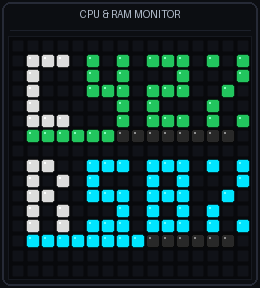
#> input picture assets/screenshots/sysmon.png, 260 x 288 px, given in place of clock.png, which was not available
$ python generate_previews.py
#> lines starting #> are read from the running program, lines starting #| are printed output that depends on the picture
#!/usr/bin/env python3
import os
from collections import deque
import numpy as np
from PIL import Image, ImageDraw, ImageFilter

def render_led_display(img_16x16, cell_size=9, margin=6, title=None, subtitle=None):
    """
    Renders a 16x16 PIL Image into a physical retro Ditoo LED grid card.
    """
    grid_w = 16 * cell_size
    grid_h = 16 * cell_size
    header_h = 24 if title else 0
    footer_h = 24 if subtitle else 0

    total_w = grid_w + 2 * margin
    total_h = grid_h + 2 * margin + header_h + footer_h

    card = Image.new("RGBA", (total_w, total_h), (12, 14, 18, 255))
    draw = ImageDraw.Draw(card)

    # Outer rounded bezel
    draw.rounded_rectangle(
        [1, 1, total_w - 2, total_h - 2],
        radius=7,
        fill=(14, 16, 21, 255),
        outline=(34, 38, 48, 255),
        width=1
    )

    # Optional top header
    if title:
        draw.text((total_w // 2, 12), title, fill=(200, 210, 225, 255), anchor="mm")
        draw.line([margin + 2, header_h, total_w - margin - 2, header_h], fill=(26, 30, 40, 255), width=1)

    # Reentrant bezel around LED matrix
    grid_top = margin + header_h
    draw.rectangle(
        [margin - 2, grid_top - 2, margin + grid_w + 1, grid_top + grid_h + 1],
        fill=(8, 9, 12, 255),
        outline=(22, 25, 32, 255),
        width=1
    )

    rgb_im = img_16x16.convert("RGB")
    for y in range(16):
        for x in range(16):
            r, g, b = rgb_im.getpixel((x, y))
            px = margin + x * cell_size
            py = grid_top + y * cell_size

            if r == 0 and g == 0 and b == 0:
                # Inactive LED cell
                draw.rounded_rectangle(
                    [px + 1, py + 1, px + cell_size - 1, py + cell_size - 1],
                    radius=2,
                    fill=(16, 18, 24, 255),
                    outline=(11, 12, 16, 255),
                    width=1
                )
            else:
                # Glowing LED halo
                draw.rounded_rectangle(
                    [px, py, px + cell_size, py + cell_size],
                    radius=3,
                    fill=(r // 4, g // 4, b // 4, 255)
                )
                # LED core
                draw.rounded_rectangle(
                    [px + 1, py + 1, px + cell_size - 1, py + cell_size - 1],
                    radius=2,
                    fill=(r, g, b, 255)
                )
                # Specular dome highlight
                hl_r = min(255, r + 90)
                hl_g = min(255, g + 90)
                hl_b = min(255, b + 90)
                draw.rectangle(
                    [px + 3, py + 3, px + 4, py + 4],
                    fill=(hl_r, hl_g, hl_b, 220)
                )

    # Optional bottom subtitle
    if subtitle:
        footer_top = grid_top + grid_h + margin
        draw.line([margin + 2, footer_top - 1, total_w - margin - 2, footer_top - 1], fill=(26, 30, 40, 255), width=1)
        draw.text((total_w // 2, footer_top + 10), subtitle, fill=(120, 140, 165, 255), anchor="mm")

    return card

def generate_transparent_device():
    """Converts raw Ditoo Pro device photo into transparent PNG with soft ground shadow."""
    raw_path = "assets/screenshots/ditoo_device_transparent.png"
    if not os.path.exists(raw_path):
        return

    im = Image.open(raw_path).convert("RGBA")
    alpha = np.array(im)[:, :, 3]
    y_indices, x_indices = np.where(alpha > 10)
    x0, x1 = x_indices.min(), x_indices.max()
    y0, y1 = y_indices.min(), y_indices.max()

    cropped = im.crop((x0, y0, x1, y1))
    target_h = 260
    target_w = int(cropped.width * (target_h / cropped.height))
    resized = cropped.resize((target_w, target_h), Image.Resampling.LANCZOS)

    canvas_w = target_w + 40
    canvas_h = target_h + 30
    canvas = Image.new("RGBA", (canvas_w, canvas_h), (0, 0, 0, 0))

    shadow_layer = Image.new("RGBA", (canvas_w, canvas_h), (0, 0, 0, 0))
    s_draw = ImageDraw.Draw(shadow_layer)
    s_draw.ellipse([20, canvas_h - 25, canvas_w - 20, canvas_h - 5], fill=(0, 0, 0, 110))
    shadow_layer = shadow_layer.filter(ImageFilter.GaussianBlur(radius=6))

    canvas.paste(shadow_layer, (0, 0), shadow_layer)
    canvas.paste(resized, (20, 10), resized)
    canvas.save("assets/screenshots/ditoo_device.png", "PNG", optimize=True)

def main():
    os.makedirs("assets/screenshots", exist_ok=True)
    generate_transparent_device()

    card_cell = 9
    card_margin = 6
    card_w = 16 * card_cell + 2 * card_margin # 156
    gap_x = 12
    margin_x = 12
    margin_y = 12
    cols = 4

    # 1. Generate 4-screen live display banner (screens_showcase.png)
    screens = [
        ("target/screens/clock.png", "Native Clock", "Emerald Green RTC"),
        ("target/screens/sysmon.png", "CPU & RAM Mon", "C 42% | R 58%"),
        ("target/screens/battery.png", "Laptop Battery", "85% Charging ⚡"),
        ("target/screens/disk_warning.png", "Disk Warning", "88% Storage Alert"),
    ]

    card_h_screen = 16 * card_cell + 2 * card_margin + 24 + 24 # 204
    total_w = cols * card_w + (cols + 1) * gap_x # 684
    total_h_screen = card_h_screen + 2 * margin_y # 228

    screens_banner = Image.new("RGBA", (total_w, total_h_screen), (9, 10, 13, 255))
    sb_draw = ImageDraw.Draw(screens_banner)
    sb_draw.rounded_rectangle(
        [1, 1, total_w - 2, total_h_screen - 2],
        radius=10,
        fill=(11, 12, 16, 255),
        outline=(26, 30, 40, 255),
        width=1
    )

    for idx, (path, title, subtitle) in enumerate(screens):
        im = Image.open(path)
#> im is the input picture: PIL image 260x288 RGBA; mean R, G, B, A 22.5, 52.4, 51, 254.9
        card = render_led_display(im, cell_size=card_cell, margin=card_margin, title=title, subtitle=subtitle)
#> in render_led_display, `card = Image.new("RGBA", (total_w, total_h), (12, 14, 18, 255))`:
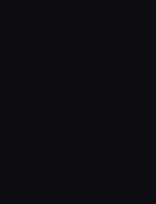
#> card: PIL image 156x204 RGBA; mean R, G, B, A 12, 14, 18, 255
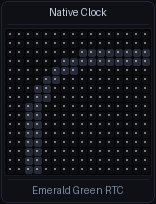
#> card: PIL image 156x204 RGBA; mean R, G, B, A 18.5, 20.6, 25.5, 253.9; transparent parts drawn white
        x_off = gap_x + idx * (card_w + gap_x)
        screens_banner.paste(card, (x_off, margin_y))
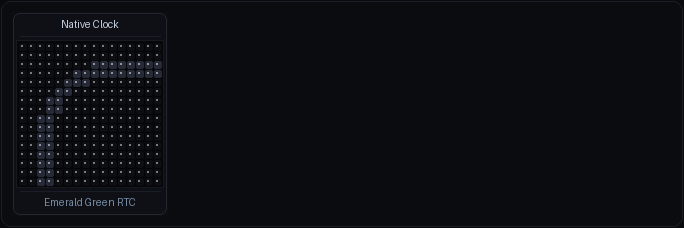
#> screens_banner: PIL image 684x228 RGBA; mean R, G, B, A 12.7, 13.9, 18.2, 254.8; transparent parts drawn white
#> pass 3 of the loop in main, `for idx, (path, title, subtitle) in enumerate(screens):`:
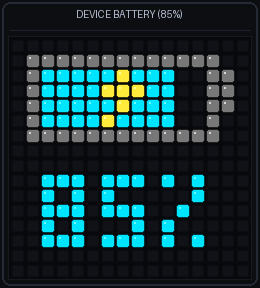
#> input picture assets/screenshots/battery.png, 260 x 288 px, found by its file name
#> in main, im is the input picture: PIL image 260x288 RGBA; mean R, G, B, A 22.8, 51.8, 56.2, 254.9
#> in main, `card = render_led_display(im, cell_size=card_cell, margin=card_margin,..`:
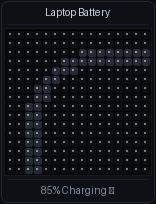
#> card: PIL image 156x204 RGBA; mean R, G, B, A 18.6, 20.7, 25.6, 253.9; transparent parts drawn white
#> in main, `screens_banner.paste(card, (x_off, margin_y))`:
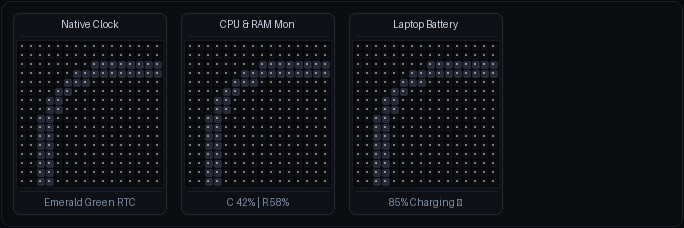
#> screens_banner: PIL image 684x228 RGBA; mean R, G, B, A 15.8, 17.5, 22.1, 254.3; transparent parts drawn white
#> the loop made 4 passes; the first 3 are shown

    screens_banner.save("assets/screenshots/screens_showcase.png")
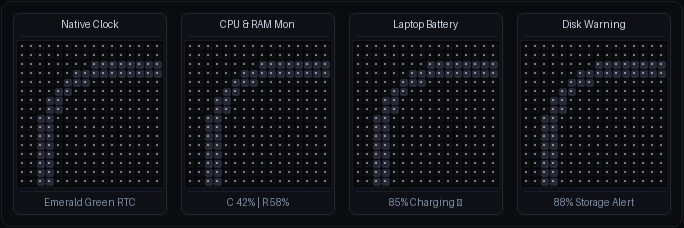
#> saved as screens_showcase.png: PIL image 684x228 RGBA; mean R, G, B, A 17.3, 19.2, 24, 254.1; transparent parts drawn white

    # 2. Generate 12-icon catalog grid banner (icons_grid.png)
    icons_showcase = [
        ("claude", "Claude Code"),
        ("codex", "Codex CLI"),
        ("antigravity", "Antigravity"),
        ("terminal", "Terminal"),
        ("mail", "Email / Mail"),
        ("chat", "Chat / Slack"),
        ("git", "Git / GitHub"),
        ("music", "Music Player"),
        ("bell", "Reminder"),
        ("disk", "Floppy Disk"),
        ("done", "Task Done"),
        ("alert", "Action Prompt"),
    ]

    rows = 3
    gap_y = 12
    card_h_icon = 16 * card_cell + 2 * card_margin + 24 # 180
    total_h_icons = rows * card_h_icon + (rows + 1) * gap_y # 588

    icons_banner = Image.new("RGBA", (total_w, total_h_icons), (9, 10, 13, 255))
#> pass 3 of the loop in main, `for idx, (name, label) in enumerate(icons_showcase):`:
#> the loop made 12 passes; the first 3 are shown
    ib_draw = ImageDraw.Draw(icons_banner)
    ib_draw.rounded_rectangle(
        [1, 1, total_w - 2, total_h_icons - 2],
        radius=10,
        fill=(11, 12, 16, 255),
        outline=(26, 30, 40, 255),
        width=1
    )

    for idx, (name, label) in enumerate(icons_showcase):
        col = idx % cols
        row = idx // cols
        x_off = gap_x + col * (card_w + gap_x)
        y_off = gap_y + row * (card_h_icon + gap_y)

        icon_path = f"assets/icons/{name}.png"
        if not os.path.exists(icon_path):
            continue
        icon_im = Image.open(icon_path)
        card = render_led_display(icon_im, cell_size=card_cell, margin=card_margin, title=label)
        icons_banner.paste(card, (x_off, y_off))

    icons_banner.save("assets/screenshots/icons_grid.png")
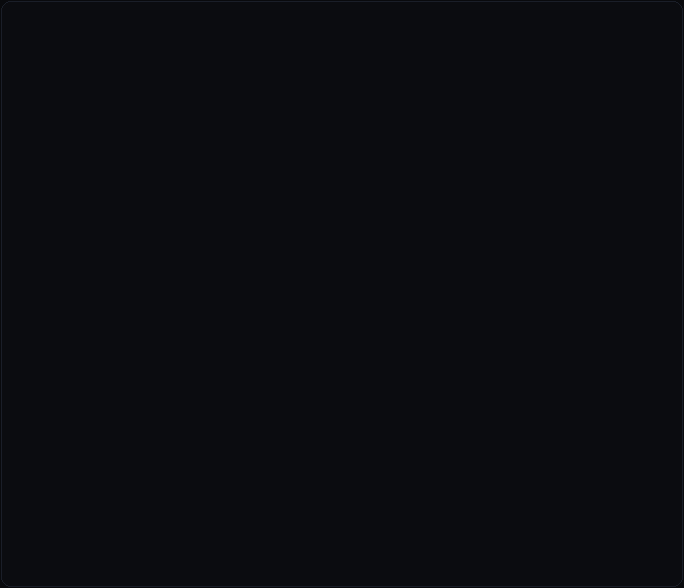
#> saved as icons_grid.png: PIL image 684x588 RGBA; mean R, G, B, A 11.1, 12.1, 16.1, 255
    print("Rendered screens_showcase.png and icons_grid.png successfully with exact matching 684px width!")

if __name__ == "__main__":
    main()
